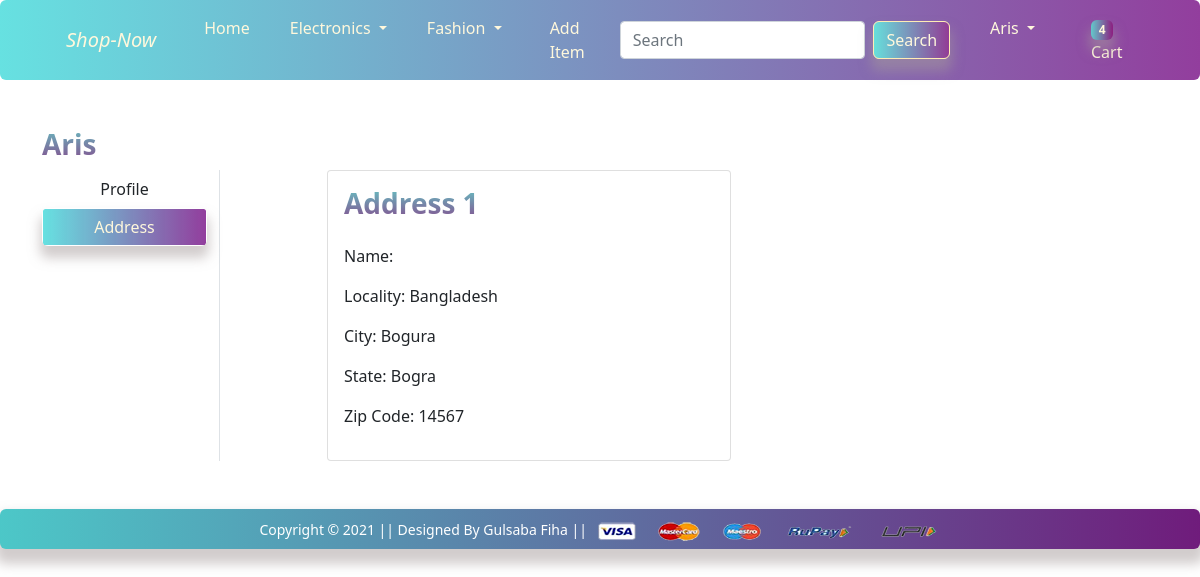
Page /address/ (signed in) on the earlier database version.
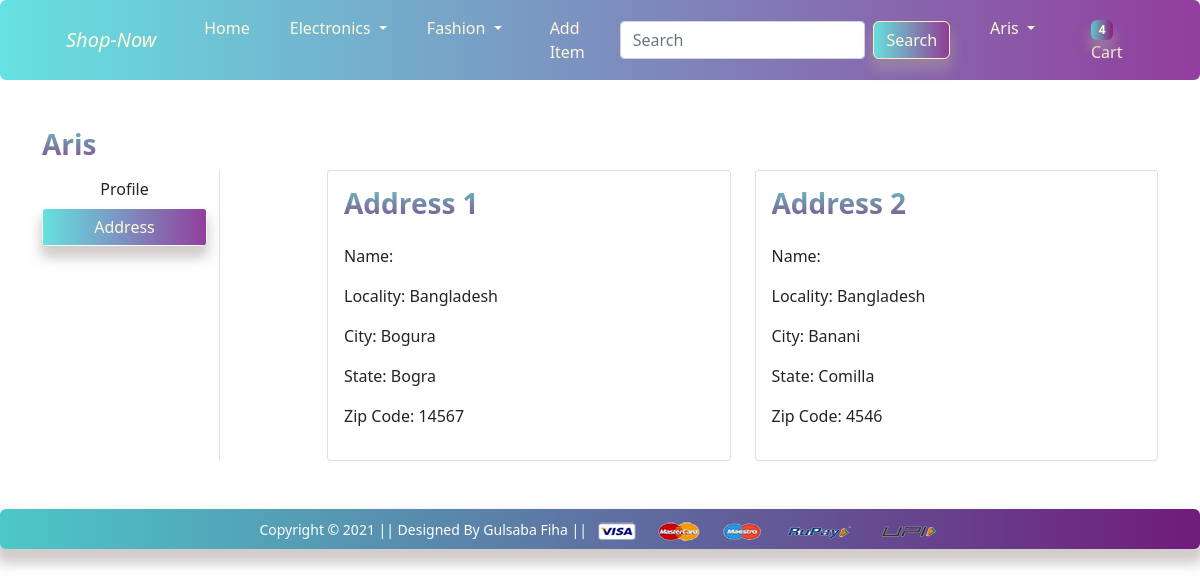
Same page on the later database version.
### app/models.py (models this page shows, shortened)
class Customer(models.Model):
    id = models.BigAutoField(primary_key=True,null=False)
    user=models.ForeignKey(User,on_delete=models.CASCADE)
    name=models.CharField(max_length=200)
    locality=models.CharField(max_length=200)
    city=models.CharField(max_length=200)
    zipcode=models.IntegerField()
    state=models.CharField(choices=STATE_CHOICES,max_length=20)

### app/views.py (the view)
# urls.py: path('address/', views.address, name='address'),
@login_required
def address(request):
  totalitem=0
  add= Customer.objects.filter(user=request.user)
  if request.user.is_authenticated:
    totalitem=len(Cart.objects.filter(user=request.user))
  return render(request, 'app/address.html',
  {'add':add,
  'active':'cart',
  'totalitem':totalitem
  })

### app/templates/app/address.html (shortened to what this page needs)
{% extends 'app/base.html' %}
{% load static %}
{% block main-content %}
<div class="container my-5">
 <div class="row">
 <h3><span class="text-capitalize head">{{request.user}}</span></h3>
  <div class="col-sm-2 border-end">
   <ul class="list-unstyled">
    <li class="d-grid"><a href="{% url 'profile' %}" class="btn">Profile</a></li>
    <li class="d-grid"><a href="{% url 'address' %}" class="btn cart {{active}}">Address</a></li>
   </ul>
  </div>
  <div class="col-sm-9 offset-sm-1">
   <div class="row">
   {% for ad in add   %}
    <div class="col-sm-6">
     <div class="card">
      <div class="card-body">
       <h3 class="head">Address {{forloop.counter}}</h3>
       <p>Name: {{add.name}}</p>
       <p>Locality: {{ad.locality}}</p>
       <p>City: {{ad.city}}</p>
       <p>State: {{ad.state}}</p>
       <p>Zip Code: {{ad.zipcode}}</p>
      </div>
     </div>
    </div>
    {% endfor %}
   </div>
  </div>
 </div>
</div>
{% endblock main-content %}

Differences in the rows shown:
added Customer: locality "Bangladesh", city "Banani", state "Comilla", zipcode "4546"
